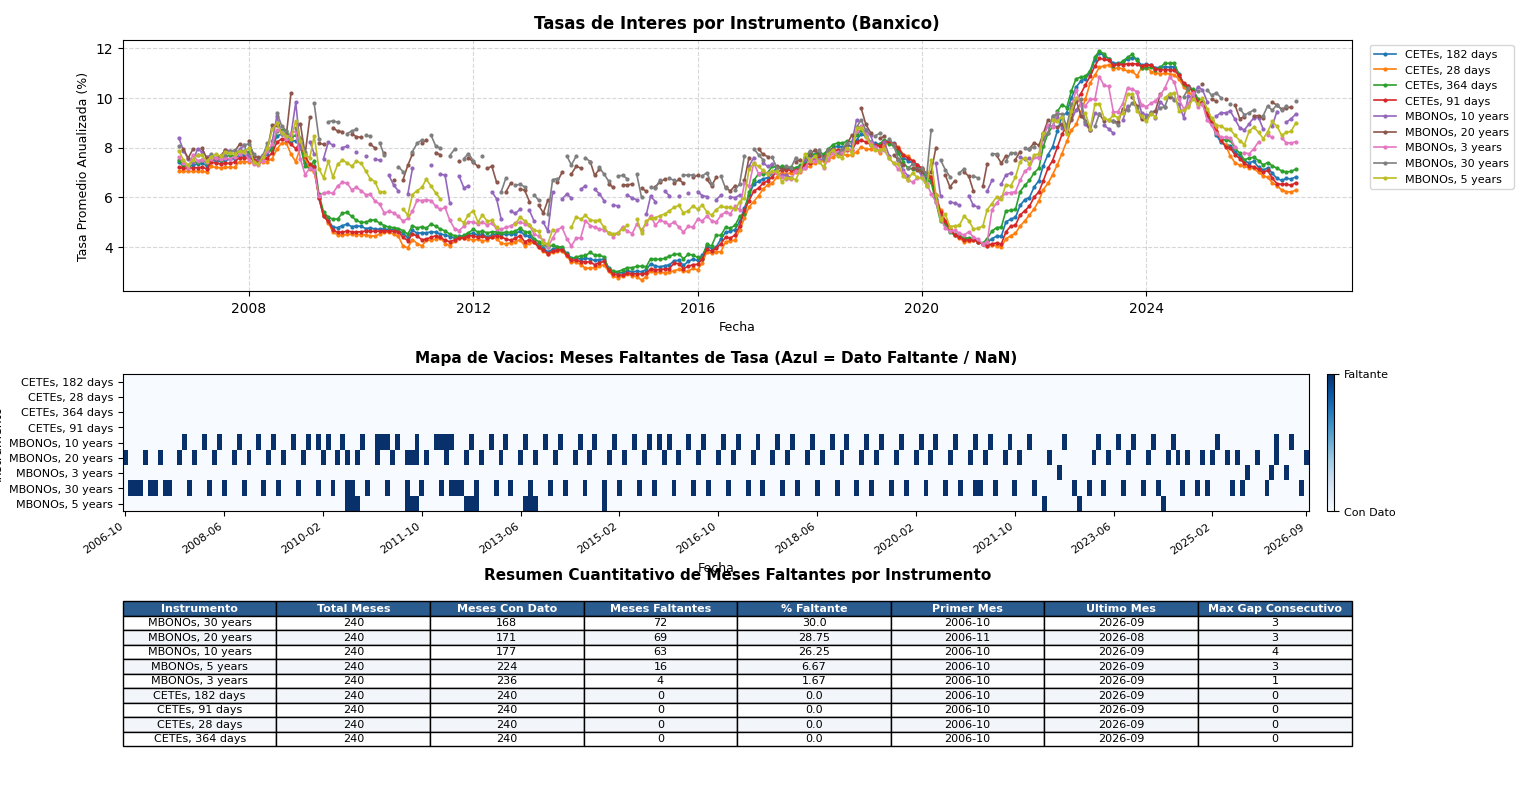

This figure's Python source:
from pathlib import Path
import logging
import pandas as pd
import matplotlib.pyplot as plt

REQUIRED_COLUMNS: list[str] = ["DATE", "INSTRUMENT", "VALUE_PCT"]


def validate_dataframe(df: pd.DataFrame, expected_columns: list[str]) -> pd.DataFrame:
    missing_columns = set(expected_columns) - set(df.columns)
    if missing_columns:
        raise ValueError(f"Missing required columns in dataset: {missing_columns}")
    return df


def load_and_prepare_rate_data(file_path: Path) -> pd.DataFrame:
    if not file_path.exists():
        raise FileNotFoundError(f"File not found: {file_path}")

    raw_data = pd.read_csv(file_path)
    validated_data = validate_dataframe(raw_data, REQUIRED_COLUMNS).copy()
    validated_data["DATE"] = pd.to_datetime(validated_data["DATE"])

    pivoted_series = validated_data.pivot(
        index="DATE",
        columns="INSTRUMENT",
        values="VALUE_PCT"
    ).sort_index()

    complete_monthly_index = pd.date_range(
        start=pivoted_series.index.min(),
        end=pivoted_series.index.max(),
        freq="MS"
    )

    return pivoted_series.reindex(complete_monthly_index)


def calculate_missingness_summary(pivoted_rates: pd.DataFrame) -> pd.DataFrame:
    summary_table = pd.DataFrame(
        {
            "Total_Meses": len(pivoted_rates),
            "Meses_Con_Dato": pivoted_rates.notna().sum(),
            "Meses_Faltantes": pivoted_rates.isna().sum(),
            "Pct_Faltante": (pivoted_rates.isna().mean() * 100).round(2),
            "Primer_Mes_Valido": pivoted_rates.apply(
                lambda s: s.first_valid_index().strftime("%Y-%m") if s.first_valid_index() is not None else "N/A"
            ),
            "Ultimo_Mes_Valido": pivoted_rates.apply(
                lambda s: s.last_valid_index().strftime("%Y-%m") if s.last_valid_index() is not None else "N/A"
            ),
            "Max_Meses_Consecutivos_Faltantes": pivoted_rates.apply(
                lambda s: s.isna().astype(int).groupby(s.notna().cumsum()).sum().max()
            ),
        }
    )
    return summary_table.sort_values(by="Meses_Faltantes", ascending=False)


def calculate_annual_missingness(pivoted_rates: pd.DataFrame) -> pd.DataFrame:
    if not isinstance(pivoted_rates.index, pd.DatetimeIndex):
        raise TypeError("pivoted_rates DataFrame must have a DatetimeIndex.")
    return pivoted_rates.isna().groupby(pivoted_rates.index.year).sum()


def plot_rates_and_missing_values(pivoted_rates: pd.DataFrame, summary_table: pd.DataFrame) -> None:
    fig = plt.figure(figsize=(15, 12))
    grid = fig.add_gridspec(
        nrows=3,
        ncols=1,
        height_ratios=[2.2, 1.2, 1.4],
        top=0.95,
        bottom=0.06,
        left=0.08,
        right=0.88,
        hspace=0.45
    )

    ax_rates = fig.add_subplot(grid[0])
    ax_heatmap = fig.add_subplot(grid[1])
    ax_table = fig.add_subplot(grid[2])

    for instrument in pivoted_rates.columns:
        series = pivoted_rates[instrument]
        ax_rates.plot(
            series.index,
            series.values,
            marker="o",
            markersize=2,
            linewidth=1.2,
            label=instrument
        )

    ax_rates.set_title("Tasas de Interes por Instrumento (Banxico)", fontsize=12, fontweight="bold", pad=8)
    ax_rates.set_xlabel("Fecha", fontsize=9)
    ax_rates.set_ylabel("Tasa Promedio Anualizada (%)", fontsize=9)
    ax_rates.grid(True, linestyle="--", alpha=0.5)
    ax_rates.legend(loc="upper left", bbox_to_anchor=(1.01, 1.0), frameon=True, fontsize=8)

    missing_matrix = pivoted_rates.isna().T

    cax = ax_heatmap.imshow(
        missing_matrix.values,
        aspect="auto",
        cmap="Blues",
        interpolation="nearest"
    )

    num_instruments = len(missing_matrix.index)
    ax_heatmap.set_yticks(range(num_instruments))
    ax_heatmap.set_yticklabels(missing_matrix.index, fontsize=8)

    num_dates = len(missing_matrix.columns)
    step = max(1, num_dates // 12)
    selected_indices = list(range(0, num_dates, step))
    if (num_dates - 1) not in selected_indices:
        selected_indices.append(num_dates - 1)

    ax_heatmap.set_xticks(selected_indices)
    ax_heatmap.set_xticklabels(
        [missing_matrix.columns[idx].strftime("%Y-%m") for idx in selected_indices],
        rotation=35,
        ha="right",
        fontsize=8
    )

    ax_heatmap.set_title("Mapa de Vacios: Meses Faltantes de Tasa (Azul = Dato Faltante)", fontsize=11, fontweight="bold", pad=8)
    ax_heatmap.set_xlabel("Fecha", fontsize=9)
    ax_heatmap.set_ylabel("Instrumento", fontsize=9)

    cbar = fig.colorbar(cax, ax=ax_heatmap, orientation="vertical", pad=0.015, fraction=0.02)
    cbar.set_ticks([0, 1])
    cbar.set_ticklabels(["Con Dato", "Faltante"])
    cbar.ax.tick_params(labelsize=8)

    ax_table.axis("off")
    table_display = summary_table.reset_index()
    table_display.columns = [
        "Instrumento",
        "Total Meses",
        "Meses Con Dato",
        "Meses Faltantes",
        "% Faltante",
        "Primer Mes",
        "Ultimo Mes",
        "Max Gap Consecutivo"
    ]

    rendered_table = ax_table.table(
        cellText=table_display.values,
        colLabels=table_display.columns,
        loc="center",
        cellLoc="center"
    )
    rendered_table.auto_set_font_size(False)
    rendered_table.set_fontsize(8)
    rendered_table.scale(1.0, 1.3)

    for (row_idx, _), cell in rendered_table.get_celld().items():
        if row_idx == 0:
            cell.set_facecolor("#2b5c8f")
            cell.set_text_props(color="white", weight="bold")
        elif row_idx % 2 == 0:
            cell.set_facecolor("#f2f5f9")

    ax_table.set_title("Resumen Cuantitativo de Meses Faltantes por Instrumento", fontsize=11, fontweight="bold", pad=10)

    plt.show()


if __name__ == "__main__":
    logging.basicConfig(level=logging.INFO, format="%(levelname)s: %(message)s")
    dataset_path = Path("banxico_auction_rates_monthly.csv")

    rates_matrix = load_and_prepare_rate_data(dataset_path)
    summary_report = calculate_missingness_summary(rates_matrix)
    annual_missingness = calculate_annual_missingness(rates_matrix)

    logging.info("Tabla de resumen de meses faltantes por instrumento:\n\n%s\n", summary_report.to_string())
    logging.info("Meses faltantes por instrumento por año:\n\n%s\n", annual_missingness.to_string())

    plot_rates_and_missing_values(rates_matrix, summary_report)
